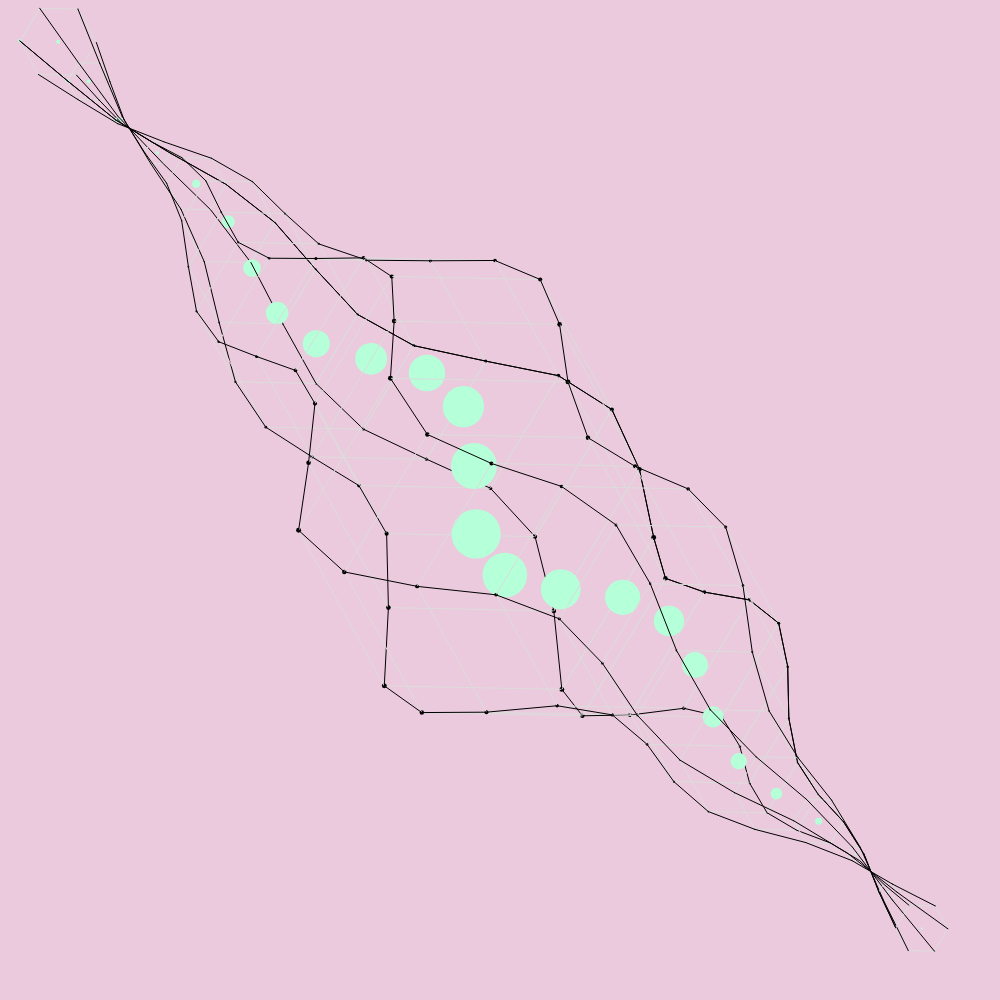
Frame 1 (no input)
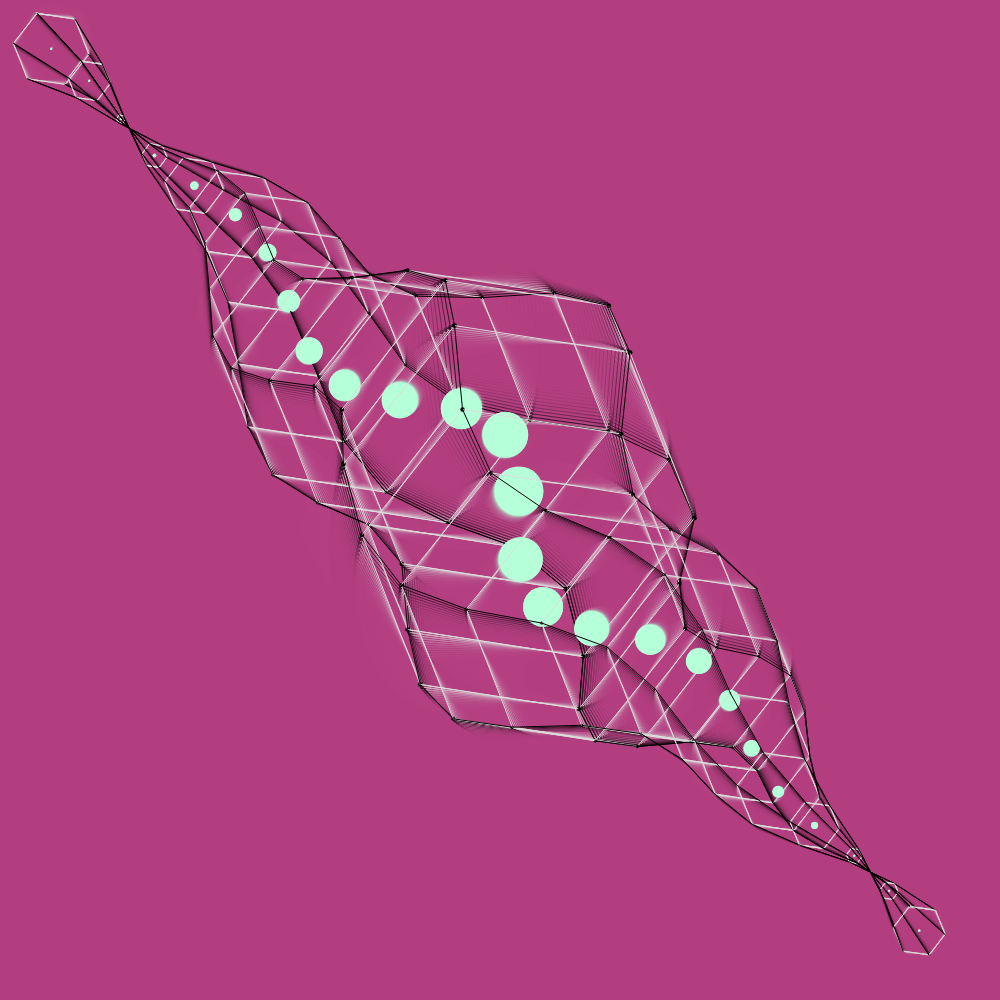
Frame 60 (no input)
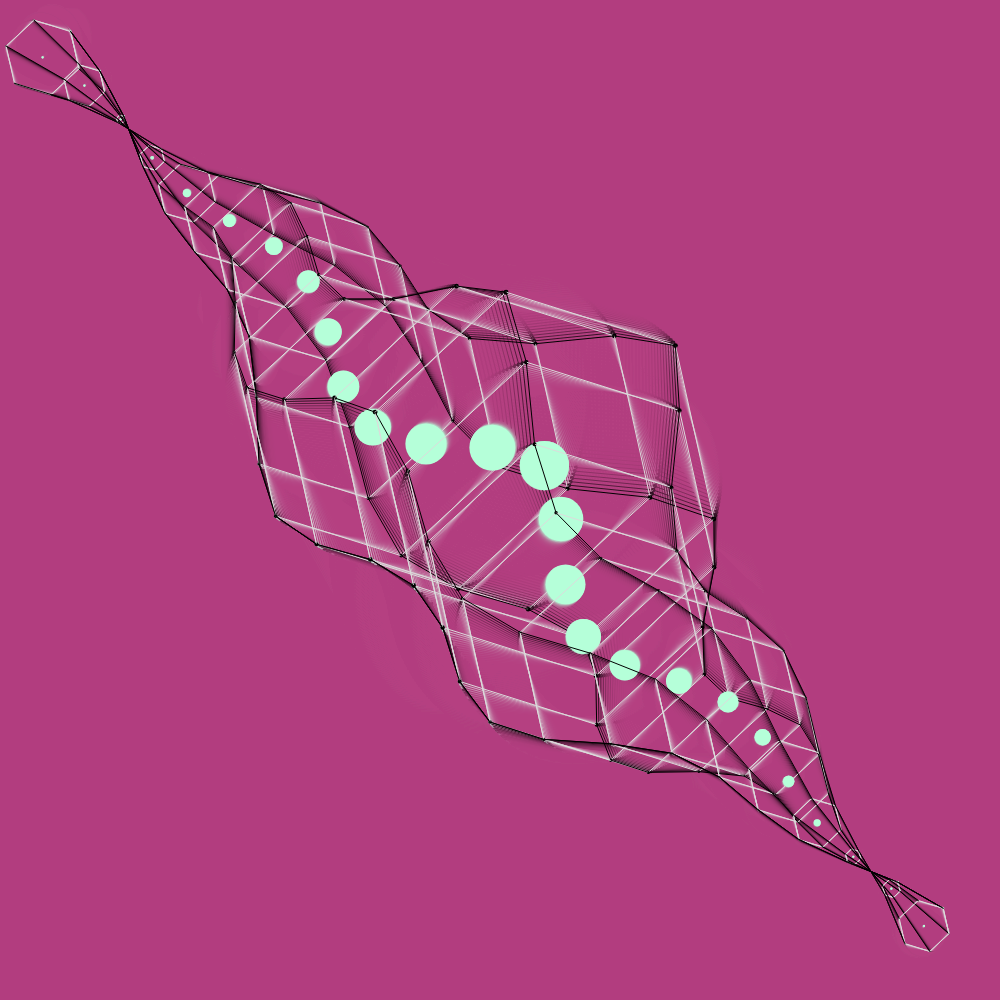
Frame 120 (the mouse pressed at the canvas centre since frame 60)

The p5.js sketch that drew these frames (run headless with seeded random() and noise() and a simulated clock; from frame 60 on, the mouse is pressed at the canvas centre):

// p5.js sketch
// ── sketch.js

function setup() {
  w = min(windowWidth, windowHeight)
  createCanvas(w, w);

  off = 50;
  spc = 35;
  strokeWeight(4)
}
prevx1 = 0;
prevx2 = 0;
prevrad = 0;
function draw(){
  background(178,64,128,70);
//speed control
  t = frameCount/50;

  for(x =off; x<w-off; x+=spc){
    d = dist(x,x,w/2, w/2)
    dmap = map(d, 0, w/2+off/2,1,0)
    rad = 180*dmap
    strokeWeight(dmap*50)
   //inner circles
    stroke(181,255,217)
    offsetAmount = 40;
    div = TAU/6;
    x1 =  x + offsetAmount*sin(5*x + t) *dmap
    x2 = x - offsetAmount*sin(5*x + t) * dmap
   
    point(
      x1,x2)
    push();

for (a = t; a < TAU + t; a += div) {
      strokeWeight(dmap*5)
      //wireframe
      px = x1+rad*cos(a);
      py = x2 + rad*sin(a)
      point(px,py)
      stroke(220)
       prevX = x1 + rad*cos(a+div);
       prevY = x2 + rad*sin(a+div)
       strokeWeight(1);
       line(px,py,prevX,prevY)
        stroke(0)
      //connecting wireframes
      connectx = prevx1 + prevrad * cos(a);
      connecty = prevx2 + prevrad * sin(a);
       if(x != off){
        line(px,py,connectx, connecty)
      }
       
    }

         prevx1 = x1;
        prevx2 = x2;
        prevrad = rad;
      pop();

    
    
  

  }
}
